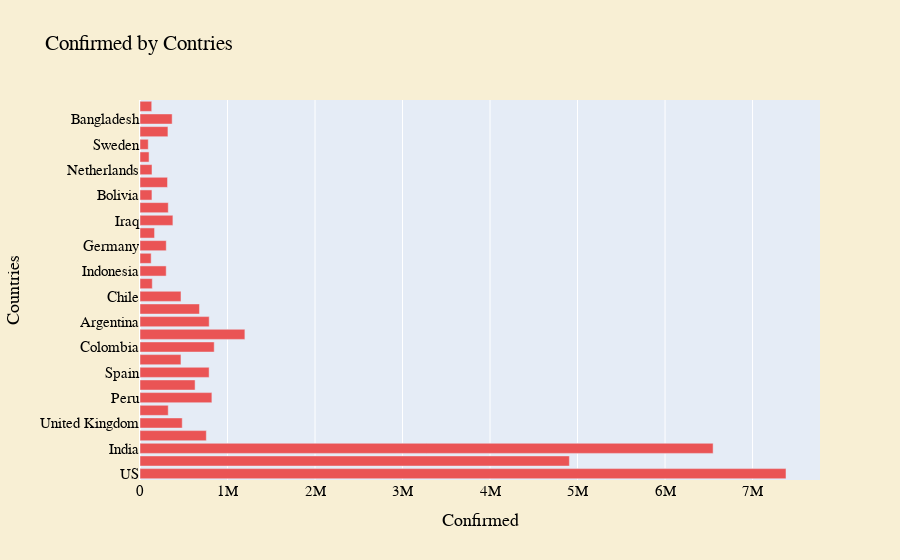

The notebook cell saved with this chart:
### Markdown cell above
### Confirmed by Contries

### Code cell
#สร้าง bar chart (horizontal) เพื่อเปรียบเทียบจำนวน confirmed ในแต่ละประเทศ
fig = go.Figure(go.Bar(
            x=Data_country['confirmed'].head(30),
            y=Data_country['country'].head(30),
            marker_color = "#ea5455",
            orientation='h'))
fig.update_layout(
    title='Confirmed by Contries',
     xaxis_title="Confirmed ",
    yaxis_title="Countries",
    paper_bgcolor="#f8efd4",
    font=dict(
        family="Times New Roman",
        size=15,
        color="black"
    )
)


fig.show()

### Figure 1 — Plotly figure (JSON) as saved in the notebook; plotly's stock layout.template omitted (floating-point values rounded to 4 significant figures)
{"data": [{"marker": {"color": "#ea5455"}, "orientation": "h", "type": "bar", "x": [7382194, 4906833, 6549373, 757953, 482654, 322751, 821564, 629509, 789932, 468119, 848147, 1198663, 790818, 679716, 468471, 140351, 299506, 127623, 300027, 166360, 375931, 323014, 136569, 314616, 137194, 103575, 94283, 319330, 367565, 134065], "y": ["US", "Brazil", "India", "Mexico", "United Kingdom", "Italy", "Peru", "France", "Spain", "Iran", "Colombia", "Russia", "Argentina", "South Africa", "Chile", "Ecuador", "Indonesia", "Belgium", "Germany", "Canada", "Iraq", "Turkey", "Bolivia", "Pakistan", "Netherlands", "Egypt", "Sweden", "Philippines", "Bangladesh", "Romania"]}], "layout": {"font": {"color": "black", "family": "Times New Roman", "size": 15}, "paper_bgcolor": "#f8efd4", "title": {"text": "Confirmed by Contries"}, "xaxis": {"title": {"text": "Confirmed "}}, "yaxis": {"title": {"text": "Countries"}}}}
